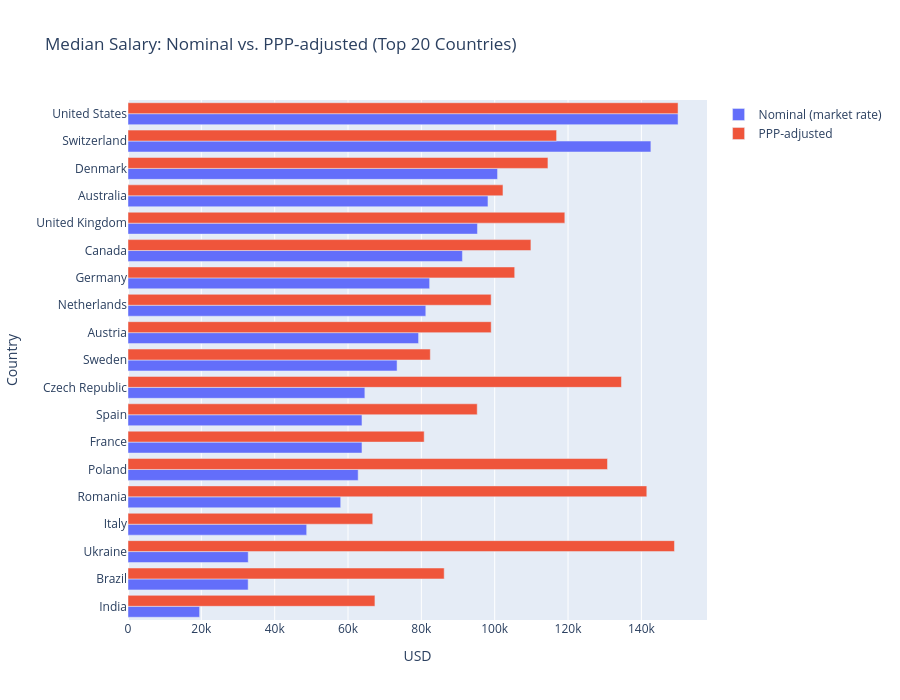

Notebook code for this chart:
### Code cell
nominal = df_top.groupby("Country_plot")["ConvertedCompYearly"].median()
ppp = df_top.groupby("Country_plot")["PPP_CompYearly"].median()

compare = pd.DataFrame({"Nominal USD": nominal, "PPP-adjusted USD": ppp}).dropna()
compare = compare.sort_values("Nominal USD", ascending=True)

fig = go.Figure()
fig.add_trace(go.Bar(
    y=compare.index, x=compare["Nominal USD"],
    name="Nominal (market rate)", orientation="h",
))
fig.add_trace(go.Bar(
    y=compare.index, x=compare["PPP-adjusted USD"],
    name="PPP-adjusted", orientation="h",
))
fig.update_layout(
    barmode="group",
    title="Median Salary: Nominal vs. PPP-adjusted (Top 20 Countries)",
    xaxis_title="USD",
    yaxis_title="Country",
    height=700,
)
fig.show()

### Figure 1 — Plotly figure (JSON) as saved in the notebook; plotly's stock layout.template omitted (floating-point values rounded to 4 significant figures)
{"data": [{"name": "Nominal (market rate)", "orientation": "h", "type": "bar", "x": [19530.0, 32770.0, 32790.0, 48730.0, 58010.0, 62770.0, 63810.0, 63810.0, 64590.0, 73380.0, 79240.0, 81210.0, 82250.0, 91200.0, 95300.0, 98160.0, 100800.0, 142600.0, 150000.0], "y": ["India", "Brazil", "Ukraine", "Italy", "Romania", "Poland", "France", "Spain", "Czech Republic", "Sweden", "Austria", "Netherlands", "Germany", "Canada", "United Kingdom", "Australia", "Denmark", "Switzerland", "United States"]}, {"name": "PPP-adjusted", "orientation": "h", "type": "bar", "x": [67340.0, 86230.0, 149000.0, 66750.0, 141500.0, 130800.0, 80770.0, 95240.0, 134600.0, 82440.0, 99050.0, 99040.0, 105500.0, 109900.0, 119100.0, 102300.0, 114500.0, 116900.0, 150000.0], "y": ["India", "Brazil", "Ukraine", "Italy", "Romania", "Poland", "France", "Spain", "Czech Republic", "Sweden", "Austria", "Netherlands", "Germany", "Canada", "United Kingdom", "Australia", "Denmark", "Switzerland", "United States"]}], "layout": {"barmode": "group", "height": 700, "title": {"text": "Median Salary: Nominal vs. PPP-adjusted (Top 20 Countries)"}, "xaxis": {"title": {"text": "USD"}}, "yaxis": {"title": {"text": "Country"}}}}
